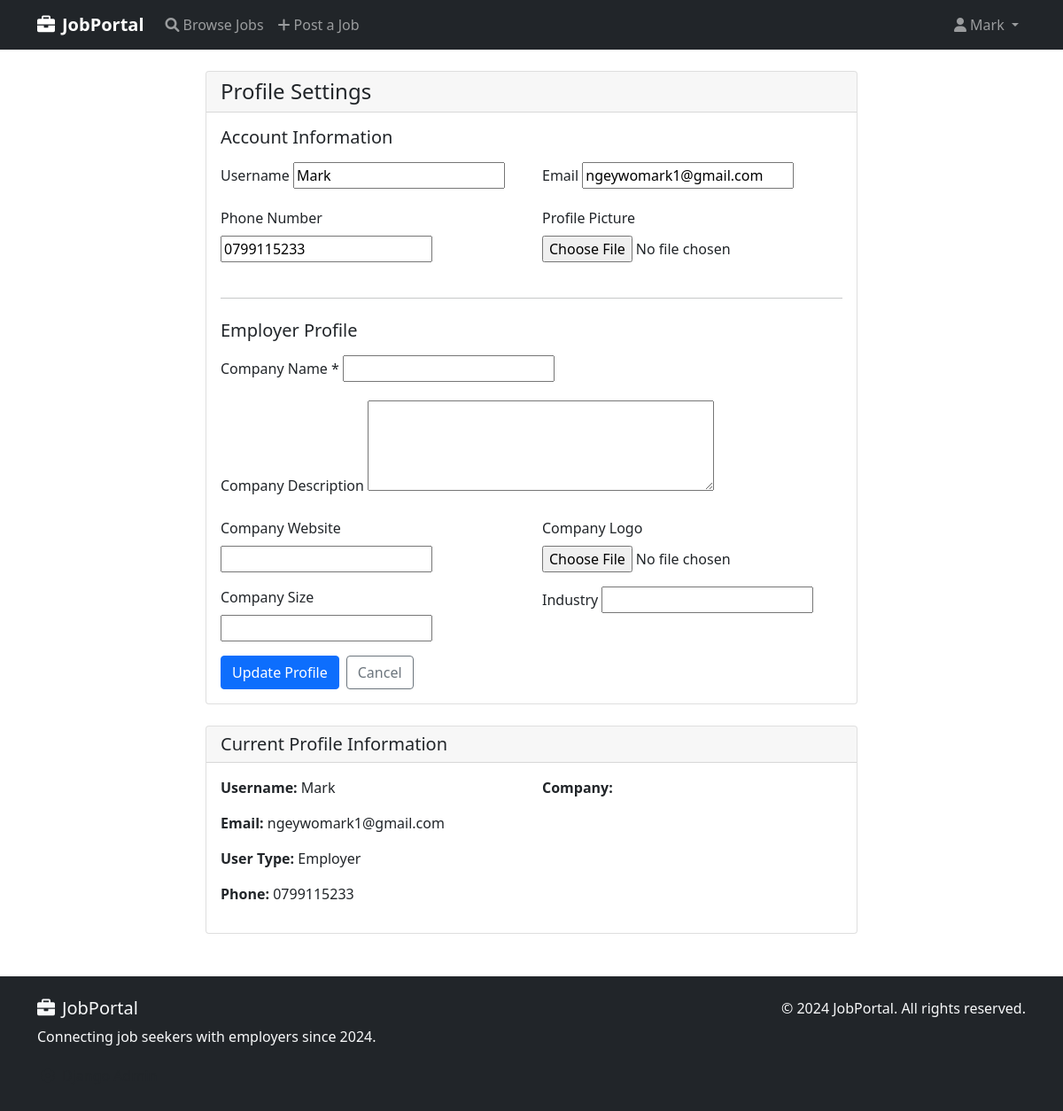
Screenshot of /register/profile/ (signed in) with the database file from the repository.
### users/models.py (models this page shows, shortened)
class CustomUser(AbstractUser):
    USER_TYPES = [
        ('job_seeker', 'Job Seeker'),
        ('employer', 'Employer'),
        ('admin', 'Administrator'),
    ]
    user_type = models.CharField(max_length=20, choices=USER_TYPES, default='job_seeker')
    phone_number = models.CharField(max_length=15, blank=True)
    profile_picture = models.ImageField(upload_to='profile_pics/', blank=True, null=True)

class EmployerProfile(models.Model):
    user = models.OneToOneField(CustomUser, on_delete=models.CASCADE)
    company_name = models.CharField(max_length=200)
    company_description = models.TextField(blank=True)
    company_website = models.URLField(blank=True)
    company_logo = models.ImageField(upload_to='company_logos/', blank=True, null=True)
    company_size = models.CharField(max_length=50, blank=True)
    industry = models.CharField(max_length=100, blank=True)

### users/views.py (the view)
# urls.py: path('profile/', views.profile, name='profile'),
@login_required
def profile(request):
    if request.user.user_type == 'job_seeker':
        profile_obj, created = JobSeekerProfile.objects.get_or_create(user=request.user)
    else:
        profile_obj, created = EmployerProfile.objects.get_or_create(user=request.user)
    if request.method == 'POST':
        user_form = UserUpdateForm(request.POST, request.FILES, instance=request.user)
        if request.user.user_type == 'job_seeker':
            profile_form = JobSeekerProfileForm(request.POST, request.FILES, instance=profile_obj)
        else:
            profile_form = EmployerProfileForm(request.POST, request.FILES, instance=profile_obj)
        if user_form.is_valid() and profile_form.is_valid():
            user_form.save()
            profile_form.save()
            messages.success(request, 'Your profile has been updated!')
            return redirect('profile')
    else:
        user_form = UserUpdateForm(instance=request.user)
        if request.user.user_type == 'job_seeker':
            profile_form = JobSeekerProfileForm(instance=profile_obj)
        else:
            profile_form = EmployerProfileForm(instance=profile_obj)
    context = {
        'user_form': user_form,
        'profile_form': profile_form
    }
    return render(request, 'users/profile.html', context)

### users/forms.py
class UserUpdateForm(forms.ModelForm):
    email = forms.EmailField()
    class Meta:
        model = User
        fields = ['username', 'email', 'phone_number', 'profile_picture']

class EmployerProfileForm(forms.ModelForm):
    class Meta:
        model = EmployerProfile
        fields = ['company_name', 'company_description', 'company_website', 'company_logo', 'company_size', 'industry']
        widgets = {
            'company_description': forms.Textarea(attrs={'rows': 4}),
        }

### users/templates/users/profile.html (shortened to what this page needs)
{% extends 'users/base.html' %}
{% block content %}
<div class="row justify-content-center">
    <div class="col-md-8">
        <div class="card">
            <div class="card-header">
                <h4 class="mb-0">Profile Settings</h4>
            </div>
            <div class="card-body">
                <form method="POST" enctype="multipart/form-data">
                    <h5 class="mb-3">Account Information</h5>
                    <div class="row">
                        <div class="col-md-6 mb-3">
                            <label class="form-label">Username</label>
                            {{ user_form.username }}
                        </div>
                        <div class="col-md-6 mb-3">
                            <label class="form-label">Email</label>
                            {{ user_form.email }}
                        </div>
                    </div>
                    <div class="row">
                        <div class="col-md-6 mb-3">
                            <label class="form-label">Phone Number</label>
                            {{ user_form.phone_number }}
                        </div>
                        <div class="col-md-6 mb-3">
                            <label class="form-label">Profile Picture</label>
                            {{ user_form.profile_picture }}
                        </div>
                    </div>
                    <hr class="my-4">
                    <h5 class="mb-3">
                        {% if user.user_type == 'job_seeker' %}Job Seeker Profile{% else %}Employer Profile{% endif %}
                    </h5>
                    {% if user.user_type == 'job_seeker' %}
                        <div class="mb-3">
                            <label class="form-label">Resume</label>
                            {{ profile_form.resume }}
                            <div class="form-text">Upload your resume (PDF, DOC, DOCX)</div>
                            {% if profile_form.resume.errors %}
                                <div class="text-danger">{{ profile_form.resume.errors }}</div>
                            {% endif %}
                        </div>
                        <div class="mb-3">
                            <label class="form-label">Skills</label>
                            {{ profile_form.skills }}
                            <div class="form-text">List your skills separated by commas</div>
                        </div>
                        <div class="mb-3">
                            <label class="form-label">Experience</label>
                            {{ profile_form.experience }}
                            <div class="form-text">Describe your work experience</div>
                        </div>
                        <div class="mb-3">
                            <label class="form-label">Education</label>
                            {{ profile_form.education }}
                            <div class="form-text">List your educational background</div>
                        </div>
                    {% else %}
                        <div class="mb-3">
                            <label class="form-label">Company Name *</label>
                            {{ profile_form.company_name }}
                        </div>
                        <div class="mb-3">
                            <label class="form-label">Company Description</label>
                            {{ profile_form.company_description }}
                        </div>
                        <div class="row">
                            <div class="col-md-6 mb-3">
                                <label class="form-label">Company Website</label>
                                {{ profile_form.company_website }}
                            </div>
                            <div class="col-md-6 mb-3">
                                <label class="form-label">Company Logo</label>
                                {{ profile_form.company_logo }}
                            </div>
                        </div>
                        <div class="row">
                            <div class="col-md-6 mb-3">
                                <label class="form-label">Company Size</label>
                                {{ profile_form.company_size }}
                            </div>
                            <div class="col-md-6 mb-3">
                                <label class="form-label">Industry</label>
                                {{ profile_form.industry }}
                            </div>
                        </div>
                    {% endif %}
                    <div class="d-flex gap-2">
                        <button type="submit" class="btn btn-primary">Update Profile</button>
                        <a href="{% url 'dashboard' %}" class="btn btn-outline-secondary">Cancel</a>
                    </div>
                </form>
            </div>
        </div>
        <div class="card mt-4">
            <div class="card-header">
                <h5 class="mb-0">Current Profile Information</h5>
            </div>
            <div class="card-body">
                <div class="row">
                    <div class="col-md-6">
                        <p><strong>Username:</strong> {{ user.username }}</p>
                        <p><strong>Email:</strong> {{ user.email }}</p>
                        <p><strong>User Type:</strong> {{ user.get_user_type_display }}</p>
                        <p><strong>Phone:</strong> {{ user.phone_number|default:"Not provided" }}</p>
                    </div>
                    <div class="col-md-6">
                        {% if user.user_type == 'job_seeker' and user.jobseekerprofile.resume %}
                            <p><strong>Resume:</strong> <a href="{{ user.jobseekerprofile.resume.url }}" target="_blank">View Resume</a></p>
                        {% elif user.user_type == 'employer' %}
                            <p><strong>Company:</strong> {{ user.employerprofile.company_name }}</p>
                        {% endif %}
                    </div>
                </div>
            </div>
        </div>
    </div>
</div>
{% endblock %}

### users/templates/users/base.html (shortened to what this page needs)
<!DOCTYPE html>
<html lang="en">
<head>
    <link href="https://cdn.jsdelivr.net/npm/bootstrap@5.1.3/dist/css/bootstrap.min.css" rel="stylesheet">
    <link rel="stylesheet" href="https://cdnjs.cloudflare.com/ajax/libs/font-awesome/6.0.0/css/all.min.css">
</head>
<body>
   <nav class="navbar navbar-expand-lg navbar-dark bg-dark">
    <div class="container">
        <a class="navbar-brand" href="{% url 'home' %}">
            <i class="fas fa-briefcase me-2"></i>JobPortal
        </a>
        <div class="collapse navbar-collapse" id="navbarNav">
            <ul class="navbar-nav me-auto">
                <li class="nav-item">
                    <a class="nav-link" href="{% url 'job_list' %}">
                        <i class="fas fa-search me-1"></i>Browse Jobs
                    </a>
                </li>
                {% if user.is_authenticated and user.user_type == 'employer' %}
                <li class="nav-item">
                    <a class="nav-link" href="{% url 'create_job' %}">
                        <i class="fas fa-plus me-1"></i>Post a Job
                    </a>
                </li>
                {% endif %}
            </ul>
            <ul class="navbar-nav ms-auto">
                {% if user.is_authenticated %}
                <li class="nav-item dropdown">
                    <a class="nav-link dropdown-toggle" href="#" id="navbarDropdown" role="button" data-bs-toggle="dropdown">
                        <i class="fas fa-user me-1"></i>{{ user.username }}
                    </a>
                </li>
                {% endif %}
            </ul>
        </div>
    </div>
</nav>
    <div class="container mt-4">
        {% block content %}
        {% endblock %}
    </div>
    <footer class="bg-dark text-light mt-5 py-4">
        <div class="container">
            <div class="row">
                <div class="col-md-6">
                    <h5><i class="fas fa-briefcase me-2"></i>JobPortal</h5>
                    <p>Connecting job seekers with employers since 2024.</p>
                </div>
                <div class="col-md-6 text-end">
                    <p>&copy; 2024 JobPortal. All rights reserved.</p>
                </div>
            <a class="dropdown-item" href="/admin/" target="_blank">
                            <i class="fas fa-cog me-2"></i>Django Admin
                        </a>
            </div>
        </div>
    </footer>
</body>
</html>

### users/templates/users/base.html (style rules this page uses)
.navbar-brand { font-weight: bold; }

### rows the page displays
CustomUser: username "Mark", email "ngeywomark1@gmail.com", phone_number "0799115233", user_type "Employer"
